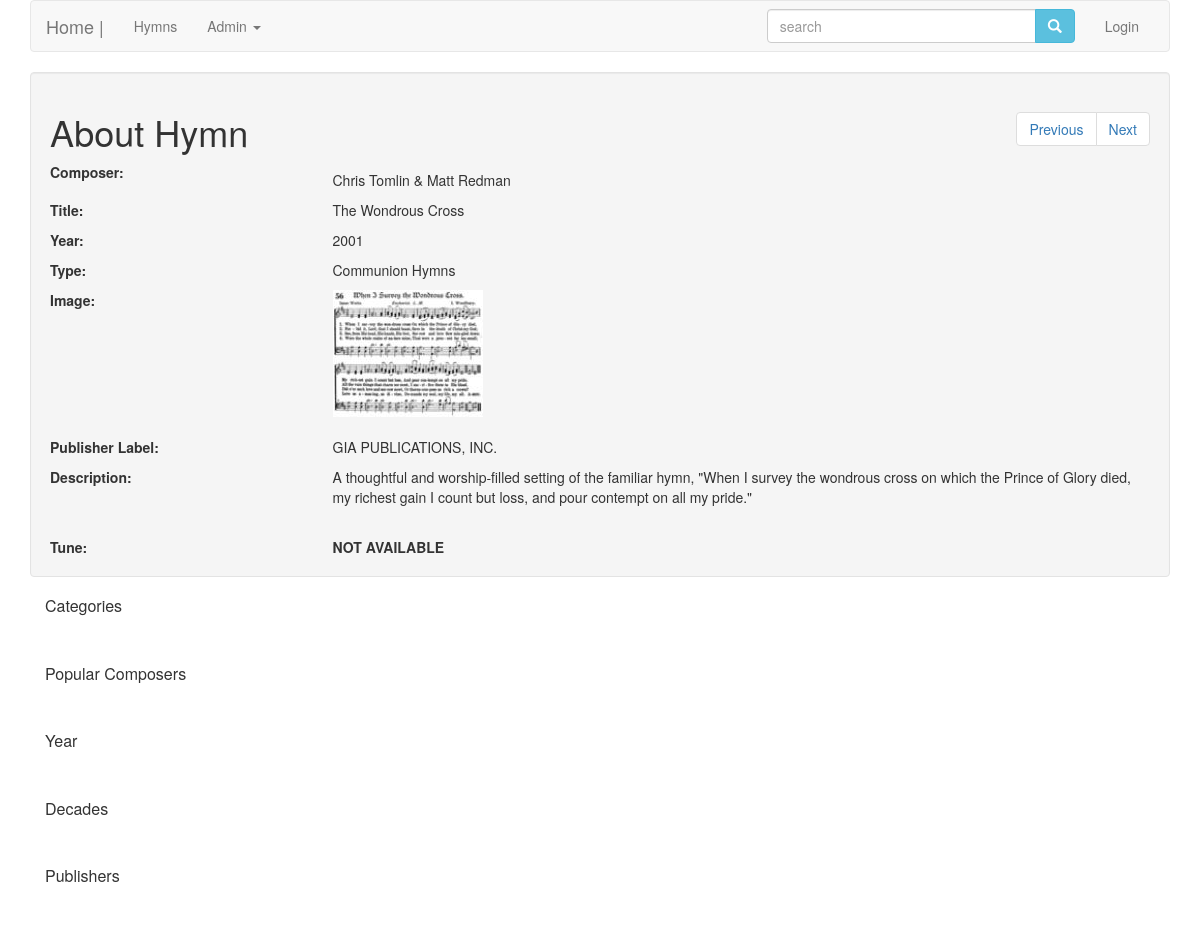
The page /display.php?hymn_id=47 on the database its author committed.
### tables this page shows
CREATE TABLE `churchhymns` (
  `composer` varchar(100) NOT NULL,
  `title` varchar(100) NOT NULL,
  `year` int(255) NOT NULL,
  `type` varchar(100) NOT NULL,
  `filename` varchar(255) NOT NULL,
  `label` varchar(100) NOT NULL,
  `description` longtext,
  `soundclip` varchar(40) DEFAULT NULL,
  `hymn_id` int(11) NOT NULL
);

### display.php (the view, shortened to what this page needs)
<?php
include ("includes/header.php");
$hymnID = $_GET['hymn_id'];
$next = mysqli_query ($con,"SELECT * FROM churchhymns WHERE hymn_id = (SELECT MIN(hymn_id) FROM churchhymns WHERE hymn_id > '$hymnID')") or die (mysqli_error($con));
if (mysqli_num_rows($next) == 0) {
	$nonextrecords = true;
}else{
	while($row = mysqli_fetch_array($next)){
		$nexthymnid = $row['hymn_id'];
	}
}
$previous = mysqli_query ($con,"SELECT * FROM churchhymns WHERE hymn_id = (SELECT MAX(hymn_id) FROM churchhymns WHERE hymn_id < '$hymnID')") or die (mysqli_error($con));
if (mysqli_num_rows($previous) == 0) {
	$nopreviousrecords = true;
}else{
	while($row = mysqli_fetch_array($previous)){
		$previoushymnid = $row['hymn_id'];
	}
}
?>
<div class="image">
	<div class="col-md-12 well">
	<nav class="pull-right">
		<ul class="pagination">
			<li class="page-item"><a class="page-link" href="<?php echo $_SERVER['PHP_SELF'] . "?hymn_id=$previoushymnid"; ?>">Previous</a></li>
			<li class="page-item"><a class="page-link" href="<?php echo $_SERVER['PHP_SELF'] . "?hymn_id=$nexthymnid"; ?>">Next</a></li>
		</ul>
	</nav>
		<h1>About Hymn</h1>
		<?php
		$result = mysqli_query($con, "SELECT * from churchhymns WHERE hymn_id = '$hymnID'") or die(mysqli_error($con));
		while ($row = mysqli_fetch_array($result)){
			$composer = $row['composer'];
			$title = $row['title'];
			$year = $row['year'];
			$type = $row['type'];
			$filename = $row['filename'];
			$label = $row['label'];
			$description = nl2br($row['description']);
			$soundclip = $row['soundclip'];
		}
		?>
		<?php if ($composer != ""): ?>
		<div class="row">
			<div class="col-md-3">
				<b style="float:left;">Composer:</b>
			</div>
			<div class="col-md-9">
				<p><?php echo $composer ?></p>
			</div>
		</div>
		<?php endif; ?>
		<?php if ($title != ""): ?>
		<div class="row">
			<div class="col-md-3">
				<b style="float:left;">Title:</b>
			</div>
			<div class="col-md-9">
				<p><?php echo $title ?></p>
			</div>
		</div>
		<?php endif; ?>
		<?php if ($year != ""): ?>
		<div class="row">
			<div class="col-md-3">
				<b style="float:left;">Year:</b>
			</div>
			<div class="col-md-9">
				<p><?php echo $year ?></p>
			</div>
		</div>
		<?php endif; ?>
		<?php if ($type != ""): ?>
		<div class="row">
			<div class="col-md-3">
				<b style="float:left;">Type:</b>
			</div>
			<div class="col-md-9">
				<p><?php echo $type ?></p>
			</div>
		</div>
		<?php endif; ?>
		<?php if ($filename != ""): ?>
		<div class="row">
			<div class="col-md-3">
				<b style="float:left;">Image:</b>
			</div>
			<div class="col-md-9">
				<?php echo "<img src=\"display/$filename\">"; ?>
			</div>
		</div>
		<?php endif; ?> <br>
		<?php if ($label != ""): ?>
		<div class="row">
			<div class="col-md-3">
				<b style="float:left;">Publisher Label:</b>
			</div>
			<div class="col-md-9">
				<p><?php echo $label ?></p>
			</div>
		</div>
		<?php endif; ?>
		<?php if ($description != ""): ?>
		<div class="row">
			<div class="col-md-3">
				<b style="float:left;">Description:</b>
			</div>
			<div class="col-md-9">
				<p><?php echo $description ?></p>
			</div>
		</div>
		<?php endif; ?> <br>
		<?php if ($soundclip != ""): ?>
		<div class="row">
			<div class="col-md-3">
				<b style="float:left;">Tune:</b>
			</div>
			<div class="col-md-9">
				<audio controls>';
      				<source src="tunes/<?php echo "$soundclip"; ?>">
   				</audio>
			</div>
		</div>
		<?php else: ?>
			<div class="row">
				<div class="col-md-3">
					<b style="float:left;">Tune:</b>
				</div>
				<div class="col-md-9">
					<b>NOT AVAILABLE</b>
				</div>
			</div>
		<?php endif; ?>
	</div>
	<div class="col-md-4">
		<div class="panel-group">
			<div class="panel-header">
				<h2 class="panel-title">
					<a data-toggle="collapse" href="#test">Categories</a>
				</h2>
			</div>
			<div class="panel-body">
			</div>
		</div>
		<div class="panel-group">
			<div class="panel-header">
				<h2 class="panel-title">
					<a data-toggle="collapse" href="#test1">Popular Composers</a>
				</h2>
			</div>
			<div class="panel-body">
			</div>
		</div>
		<div class="panel-group">
			<div class="panel-header">
				<h2 class="panel-title">
					<a data-toggle="collapse" href="#test2">Year</a>
				</h2>
			</div>
			<div class="panel-body">
			</div>
		</div>
		<div class="panel-group">
			<div class="panel-header">
				<h2 class="panel-title">
					<a data-toggle="collapse" href="#test3">Decades</a>
				</h2>
			</div>
			<div class="panel-body">
			</div>
		</div>
		<div class="panel-group">
			<div class="panel-header">
				<h2 class="panel-title">
					<a data-toggle="collapse" href="#test4">Publishers</a>
				</h2>
			</div>
			<div class="panel-body">
			</div>
		</div>
	</div>
</div>
<?php
include ("includes/footer.php")
?>

### rows shown on the page
churchhymns: composer "Chris Tomlin & Matt Redman", title "The Wondrous Cross", year "2001", type "Communion Hymns", filename (picture), label "GIA PUBLICATIONS, INC.", description "A thoughtful and worship-filled setting of the familiar hymn, \"When I survey the wondrous cross on which the Prince of Glory died, my richest gain I count but loss, and pour contempt on all my pride.\""
